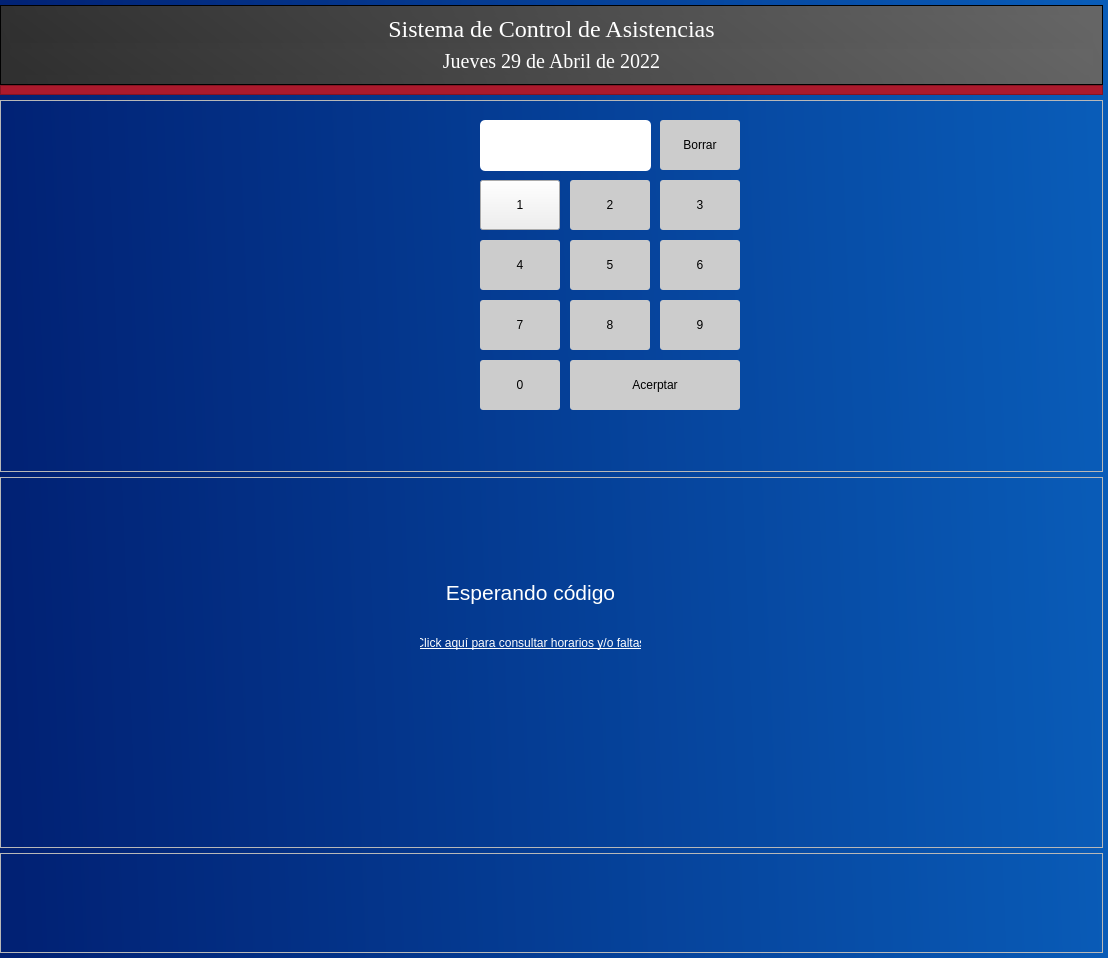
<?xml version="1.0" encoding="UTF-8"?>
<ui version="4.0">
 <class>MainWindow</class>
 <widget class="QMainWindow" name="MainWindow">
  <property name="geometry">
   <rect>
    <x>0</x>
    <y>0</y>
    <width>1108</width>
    <height>958</height>
   </rect>
  </property>
  <property name="font">
   <font>
    <family>Bahnschrift</family>
    <pointsize>14</pointsize>
    <underline>true</underline>
   </font>
  </property>
  <property name="windowTitle">
   <string>MainWindow</string>
  </property>
  <property name="styleSheet">
   <string notr="true">background-color: qlineargradient(spread:pad, x1:0, y1:0.500136, x2:1, y2:0.466, stop:0 rgba(1, 33, 116, 255), stop:1 rgba(9, 92, 184, 255));</string>
  </property>
  <widget class="QWidget" name="centralwidget">
   <layout class="QVBoxLayout" name="verticalLayout_2">
    <property name="spacing">
     <number>5</number>
    </property>
    <property name="leftMargin">
     <number>0</number>
    </property>
    <property name="topMargin">
     <number>5</number>
    </property>
    <property name="rightMargin">
     <number>5</number>
    </property>
    <property name="bottomMargin">
     <number>5</number>
    </property>
    <item>
     <layout class="QVBoxLayout" name="verticalLayout">
      <property name="spacing">
       <number>0</number>
      </property>
      <item>
       <widget class="QFrame" name="frame">
        <property name="minimumSize">
         <size>
          <width>0</width>
          <height>50</height>
         </size>
        </property>
        <property name="maximumSize">
         <size>
          <width>16777215</width>
          <height>80</height>
         </size>
        </property>
        <property name="styleSheet">
         <string notr="true">background-color: qlineargradient(spread:pad, x1:0, y1:0.500136, x2:1, y2:0.466, stop:0 rgba(48, 48, 48, 255), stop:1 rgba(101, 101, 101, 255));</string>
        </property>
        <property name="frameShape">
         <enum>QFrame::StyledPanel</enum>
        </property>
        <property name="frameShadow">
         <enum>QFrame::Raised</enum>
        </property>
        <layout class="QVBoxLayout" name="verticalLayout_3">
         <item>
          <widget class="QLabel" name="label">
           <property name="font">
            <font>
             <family>Times new Roman</family>
             <pointsize>18</pointsize>
             <weight>50</weight>
             <italic>false</italic>
             <bold>false</bold>
            </font>
           </property>
           <property name="styleSheet">
            <string notr="true">color: white;
font: family &quot;Times new Roman&quot;;</string>
           </property>
           <property name="text">
            <string>&lt;html&gt;&lt;head/&gt;&lt;body&gt;&lt;p align=&quot;center&quot;&gt;Sistema de Control de Asistencias&lt;/p&gt;&lt;/body&gt;&lt;/html&gt;</string>
           </property>
          </widget>
         </item>
         <item>
          <widget class="QLabel" name="label_2">
           <property name="font">
            <font>
             <family>Times new Roman</family>
             <pointsize>15</pointsize>
             <weight>50</weight>
             <italic>false</italic>
             <bold>false</bold>
            </font>
           </property>
           <property name="styleSheet">
            <string notr="true">color: white;
font: family &quot;Times new Roman&quot;;</string>
           </property>
           <property name="text">
            <string>&lt;html&gt;&lt;head/&gt;&lt;body&gt;&lt;p align=&quot;center&quot;&gt;Jueves 29 de Abril de 2022&lt;/p&gt;&lt;/body&gt;&lt;/html&gt;</string>
           </property>
          </widget>
         </item>
        </layout>
       </widget>
      </item>
      <item>
       <widget class="QFrame" name="frame_2">
        <property name="minimumSize">
         <size>
          <width>0</width>
          <height>8</height>
         </size>
        </property>
        <property name="maximumSize">
         <size>
          <width>16777215</width>
          <height>10</height>
         </size>
        </property>
        <property name="styleSheet">
         <string notr="true">background-color: rgb(172, 26, 45);</string>
        </property>
        <property name="frameShape">
         <enum>QFrame::StyledPanel</enum>
        </property>
        <property name="frameShadow">
         <enum>QFrame::Raised</enum>
        </property>
       </widget>
      </item>
     </layout>
    </item>
    <item>
     <widget class="QFrame" name="cuadroAbajo">
      <property name="minimumSize">
       <size>
        <width>300</width>
        <height>350</height>
       </size>
      </property>
      <property name="layoutDirection">
       <enum>Qt::LeftToRight</enum>
      </property>
      <property name="autoFillBackground">
       <bool>false</bool>
      </property>
      <property name="styleSheet">
       <string notr="true">background: none;</string>
      </property>
      <property name="frameShape">
       <enum>QFrame::StyledPanel</enum>
      </property>
      <property name="frameShadow">
       <enum>QFrame::Raised</enum>
      </property>
      <widget class="QLabel" name="label_3">
       <property name="geometry">
        <rect>
         <x>280</x>
         <y>40</y>
         <width>180</width>
         <height>180</height>
        </rect>
       </property>
       <property name="minimumSize">
        <size>
         <width>180</width>
         <height>180</height>
        </size>
       </property>
       <property name="maximumSize">
        <size>
         <width>180</width>
         <height>180</height>
        </size>
       </property>
       <property name="styleSheet">
        <string notr="true">border-image: url(:/cct/biometrics.jpg);</string>
       </property>
       <property name="text">
        <string/>
       </property>
      </widget>
      <widget class="QPushButton" name="pushButton_2">
       <property name="geometry">
        <rect>
         <x>660</x>
         <y>20</y>
         <width>80</width>
         <height>50</height>
        </rect>
       </property>
       <property name="minimumSize">
        <size>
         <width>80</width>
         <height>50</height>
        </size>
       </property>
       <property name="maximumSize">
        <size>
         <width>100</width>
         <height>70</height>
        </size>
       </property>
       <property name="cursor">
        <cursorShape>PointingHandCursor</cursorShape>
       </property>
       <property name="styleSheet">
        <string notr="true">QPushButton{
border: none;
background-color: rgb(204, 204, 204);
border-radius: 3px;
}
QPushButton:hover{
background-color: rgb(171, 171, 171);
}</string>
       </property>
       <property name="text">
        <string>Borrar</string>
       </property>
      </widget>
      <widget class="QPushButton" name="Number_1">
       <property name="geometry">
        <rect>
         <x>480</x>
         <y>80</y>
         <width>80</width>
         <height>50</height>
        </rect>
       </property>
       <property name="minimumSize">
        <size>
         <width>80</width>
         <height>50</height>
        </size>
       </property>
       <property name="maximumSize">
        <size>
         <width>100</width>
         <height>70</height>
        </size>
       </property>
       <property name="cursor">
        <cursorShape>PointingHandCursor</cursorShape>
       </property>
       <property name="styleSheet">
        <string notr="true">QPushButton{
border: none;
background-color: rgb(204, 204, 204);
border-radius: 3px;
}
QPushButton:hover{
background-color: rgb(171, 171, 171);
}v</string>
       </property>
       <property name="text">
        <string>1</string>
       </property>
      </widget>
      <widget class="QPushButton" name="Number_2">
       <property name="geometry">
        <rect>
         <x>570</x>
         <y>80</y>
         <width>80</width>
         <height>50</height>
        </rect>
       </property>
       <property name="minimumSize">
        <size>
         <width>80</width>
         <height>50</height>
        </size>
       </property>
       <property name="maximumSize">
        <size>
         <width>100</width>
         <height>70</height>
        </size>
       </property>
       <property name="cursor">
        <cursorShape>PointingHandCursor</cursorShape>
       </property>
       <property name="styleSheet">
        <string notr="true">QPushButton{
border: none;
background-color: rgb(204, 204, 204);
border-radius: 3px;
}
QPushButton:hover{
background-color: rgb(171, 171, 171);
}</string>
       </property>
       <property name="text">
        <string>2</string>
       </property>
      </widget>
      <widget class="QPushButton" name="Number_3">
       <property name="geometry">
        <rect>
         <x>660</x>
         <y>80</y>
         <width>80</width>
         <height>50</height>
        </rect>
       </property>
       <property name="minimumSize">
        <size>
         <width>80</width>
         <height>50</height>
        </size>
       </property>
       <property name="maximumSize">
        <size>
         <width>100</width>
         <height>70</height>
        </size>
       </property>
       <property name="cursor">
        <cursorShape>PointingHandCursor</cursorShape>
       </property>
       <property name="styleSheet">
        <string notr="true">QPushButton{
border: none;
background-color: rgb(204, 204, 204);
border-radius: 3px;
}
QPushButton:hover{
background-color: rgb(171, 171, 171);
}</string>
       </property>
       <property name="text">
        <string>3</string>
       </property>
      </widget>
      <widget class="QPushButton" name="pushButton_6">
       <property name="geometry">
        <rect>
         <x>480</x>
         <y>140</y>
         <width>80</width>
         <height>50</height>
        </rect>
       </property>
       <property name="minimumSize">
        <size>
         <width>80</width>
         <height>50</height>
        </size>
       </property>
       <property name="maximumSize">
        <size>
         <width>100</width>
         <height>70</height>
        </size>
       </property>
       <property name="cursor">
        <cursorShape>PointingHandCursor</cursorShape>
       </property>
       <property name="styleSheet">
        <string notr="true">QPushButton{
border: none;
background-color: rgb(204, 204, 204);
border-radius: 3px;
}
QPushButton:hover{
background-color: rgb(171, 171, 171);
}</string>
       </property>
       <property name="text">
        <string>4</string>
       </property>
      </widget>
      <widget class="QPushButton" name="pushButton_7">
       <property name="geometry">
        <rect>
         <x>570</x>
         <y>140</y>
         <width>80</width>
         <height>50</height>
        </rect>
       </property>
       <property name="minimumSize">
        <size>
         <width>80</width>
         <height>50</height>
        </size>
       </property>
       <property name="maximumSize">
        <size>
         <width>100</width>
         <height>70</height>
        </size>
       </property>
       <property name="cursor">
        <cursorShape>PointingHandCursor</cursorShape>
       </property>
       <property name="styleSheet">
        <string notr="true">QPushButton{
border: none;
background-color: rgb(204, 204, 204);
border-radius: 3px;
}
QPushButton:hover{
background-color: rgb(171, 171, 171);
}</string>
       </property>
       <property name="text">
        <string>5</string>
       </property>
      </widget>
      <widget class="QPushButton" name="pushButton_8">
       <property name="geometry">
        <rect>
         <x>660</x>
         <y>140</y>
         <width>80</width>
         <height>50</height>
        </rect>
       </property>
       <property name="minimumSize">
        <size>
         <width>80</width>
         <height>50</height>
        </size>
       </property>
       <property name="maximumSize">
        <size>
         <width>100</width>
         <height>70</height>
        </size>
       </property>
       <property name="cursor">
        <cursorShape>PointingHandCursor</cursorShape>
       </property>
       <property name="styleSheet">
        <string notr="true">QPushButton{
border: none;
background-color: rgb(204, 204, 204);
border-radius: 3px;
}
QPushButton:hover{
background-color: rgb(171, 171, 171);
}</string>
       </property>
       <property name="text">
        <string>6</string>
       </property>
      </widget>
      <widget class="QPushButton" name="pushButton_9">
       <property name="geometry">
        <rect>
         <x>480</x>
         <y>200</y>
         <width>80</width>
         <height>50</height>
        </rect>
       </property>
       <property name="minimumSize">
        <size>
         <width>80</width>
         <height>50</height>
        </size>
       </property>
       <property name="maximumSize">
        <size>
         <width>100</width>
         <height>70</height>
        </size>
       </property>
       <property name="cursor">
        <cursorShape>PointingHandCursor</cursorShape>
       </property>
       <property name="styleSheet">
        <string notr="true">QPushButton{
border: none;
background-color: rgb(204, 204, 204);
border-radius: 3px;
}
QPushButton:hover{
background-color: rgb(171, 171, 171);
}</string>
       </property>
       <property name="text">
        <string>7</string>
       </property>
      </widget>
      <widget class="QPushButton" name="Aceptar">
       <property name="geometry">
        <rect>
         <x>570</x>
         <y>260</y>
         <width>170</width>
         <height>50</height>
        </rect>
       </property>
       <property name="cursor">
        <cursorShape>PointingHandCursor</cursorShape>
       </property>
       <property name="styleSheet">
        <string notr="true">QPushButton{
border: none;
background-color: rgb(204, 204, 204);
border-radius: 3px;
}
QPushButton:hover{
background-color: rgb(171, 171, 171);
}</string>
       </property>
       <property name="text">
        <string>Acerptar</string>
       </property>
      </widget>
      <widget class="QPushButton" name="pushButton_10">
       <property name="geometry">
        <rect>
         <x>570</x>
         <y>200</y>
         <width>80</width>
         <height>50</height>
        </rect>
       </property>
       <property name="minimumSize">
        <size>
         <width>80</width>
         <height>50</height>
        </size>
       </property>
       <property name="maximumSize">
        <size>
         <width>100</width>
         <height>70</height>
        </size>
       </property>
       <property name="cursor">
        <cursorShape>PointingHandCursor</cursorShape>
       </property>
       <property name="styleSheet">
        <string notr="true">QPushButton{
border: none;
background-color: rgb(204, 204, 204);
border-radius: 3px;
}
QPushButton:hover{
background-color: rgb(171, 171, 171);
}</string>
       </property>
       <property name="text">
        <string>8</string>
       </property>
      </widget>
      <widget class="QPushButton" name="pushButton_12">
       <property name="geometry">
        <rect>
         <x>660</x>
         <y>200</y>
         <width>80</width>
         <height>50</height>
        </rect>
       </property>
       <property name="minimumSize">
        <size>
         <width>80</width>
         <height>50</height>
        </size>
       </property>
       <property name="maximumSize">
        <size>
         <width>100</width>
         <height>70</height>
        </size>
       </property>
       <property name="cursor">
        <cursorShape>PointingHandCursor</cursorShape>
       </property>
       <property name="styleSheet">
        <string notr="true">QPushButton{
border: none;
background-color: rgb(204, 204, 204);
border-radius: 3px;
}
QPushButton:hover{
background-color: rgb(171, 171, 171);
}</string>
       </property>
       <property name="text">
        <string>9</string>
       </property>
      </widget>
      <widget class="QPushButton" name="pushButton_13">
       <property name="geometry">
        <rect>
         <x>480</x>
         <y>260</y>
         <width>80</width>
         <height>50</height>
        </rect>
       </property>
       <property name="minimumSize">
        <size>
         <width>80</width>
         <height>50</height>
        </size>
       </property>
       <property name="maximumSize">
        <size>
         <width>100</width>
         <height>70</height>
        </size>
       </property>
       <property name="cursor">
        <cursorShape>PointingHandCursor</cursorShape>
       </property>
       <property name="styleSheet">
        <string notr="true">QPushButton{
border: none;
background-color: rgb(204, 204, 204);
border-radius: 3px;
}
QPushButton:hover{
background-color: rgb(171, 171, 171);
}</string>
       </property>
       <property name="text">
        <string>0</string>
       </property>
      </widget>
      <widget class="QLineEdit" name="ID">
       <property name="geometry">
        <rect>
         <x>480</x>
         <y>20</y>
         <width>171</width>
         <height>51</height>
        </rect>
       </property>
       <property name="layoutDirection">
        <enum>Qt::LeftToRight</enum>
       </property>
       <property name="styleSheet">
        <string notr="true">QLineEdit {
font: 18pt;
border-radius: 5px;
}
QLineEdit:focus {
border: 2px solid green;
}</string>
       </property>
       <property name="alignment">
        <set>Qt::AlignCenter</set>
       </property>
      </widget>
     </widget>
    </item>
    <item>
     <widget class="QFrame" name="frame_3">
      <property name="minimumSize">
       <size>
        <width>300</width>
        <height>100</height>
       </size>
      </property>
      <property name="styleSheet">
       <string notr="true">background: none;</string>
      </property>
      <property name="frameShape">
       <enum>QFrame::StyledPanel</enum>
      </property>
      <property name="frameShadow">
       <enum>QFrame::Raised</enum>
      </property>
      <widget class="QLabel" name="label_4">
       <property name="geometry">
        <rect>
         <x>420</x>
         <y>90</y>
         <width>221</width>
         <height>51</height>
        </rect>
       </property>
       <property name="styleSheet">
        <string notr="true">background: none;
color: white;
</string>
       </property>
       <property name="text">
        <string>&lt;html&gt;&lt;head/&gt;&lt;body&gt;&lt;p align=&quot;center&quot;&gt;&lt;span style=&quot; font-size:16pt;&quot;&gt;Esperando código&lt;/span&gt;&lt;/p&gt;&lt;/body&gt;&lt;/html&gt;</string>
       </property>
      </widget>
      <widget class="QPushButton" name="pushButton">
       <property name="geometry">
        <rect>
         <x>420</x>
         <y>150</y>
         <width>221</width>
         <height>31</height>
        </rect>
       </property>
       <property name="font">
        <font>
         <underline>true</underline>
        </font>
       </property>
       <property name="cursor">
        <cursorShape>PointingHandCursor</cursorShape>
       </property>
       <property name="styleSheet">
        <string notr="true">background: none;
border: none;
color: white;</string>
       </property>
       <property name="text">
        <string>Click aquí para consultar horarios y/o faltas</string>
       </property>
      </widget>
     </widget>
    </item>
    <item>
     <widget class="QFrame" name="frame_4">
      <property name="minimumSize">
       <size>
        <width>0</width>
        <height>100</height>
       </size>
      </property>
      <property name="maximumSize">
       <size>
        <width>16777215</width>
        <height>100</height>
       </size>
      </property>
      <property name="styleSheet">
       <string notr="true">background: none;</string>
      </property>
      <property name="frameShape">
       <enum>QFrame::StyledPanel</enum>
      </property>
      <property name="frameShadow">
       <enum>QFrame::Raised</enum>
      </property>
      <widget class="QLabel" name="label_5">
       <property name="geometry">
        <rect>
         <x>450</x>
         <y>10</y>
         <width>171</width>
         <height>100</height>
        </rect>
       </property>
       <property name="minimumSize">
        <size>
         <width>0</width>
         <height>100</height>
        </size>
       </property>
       <property name="styleSheet">
        <string notr="true">border-image: url(:/cct/footer.png);
background: none;
</string>
       </property>
       <property name="text">
        <string/>
       </property>
      </widget>
     </widget>
    </item>
   </layout>
  </widget>
 </widget>
 <resources>
  <include location="Assets/udgLogo.qrc"/>
 </resources>
 <connections>
  <connection>
   <sender>pushButton_2</sender>
   <signal>clicked()</signal>
   <receiver>ID</receiver>
   <slot>clear()</slot>
   <hints>
    <hint type="sourcelabel">
     <x>693</x>
     <y>321</y>
    </hint>
    <hint type="destinationlabel">
     <x>631</x>
     <y>322</y>
    </hint>
   </hints>
  </connection>
 </connections>
</ui>
